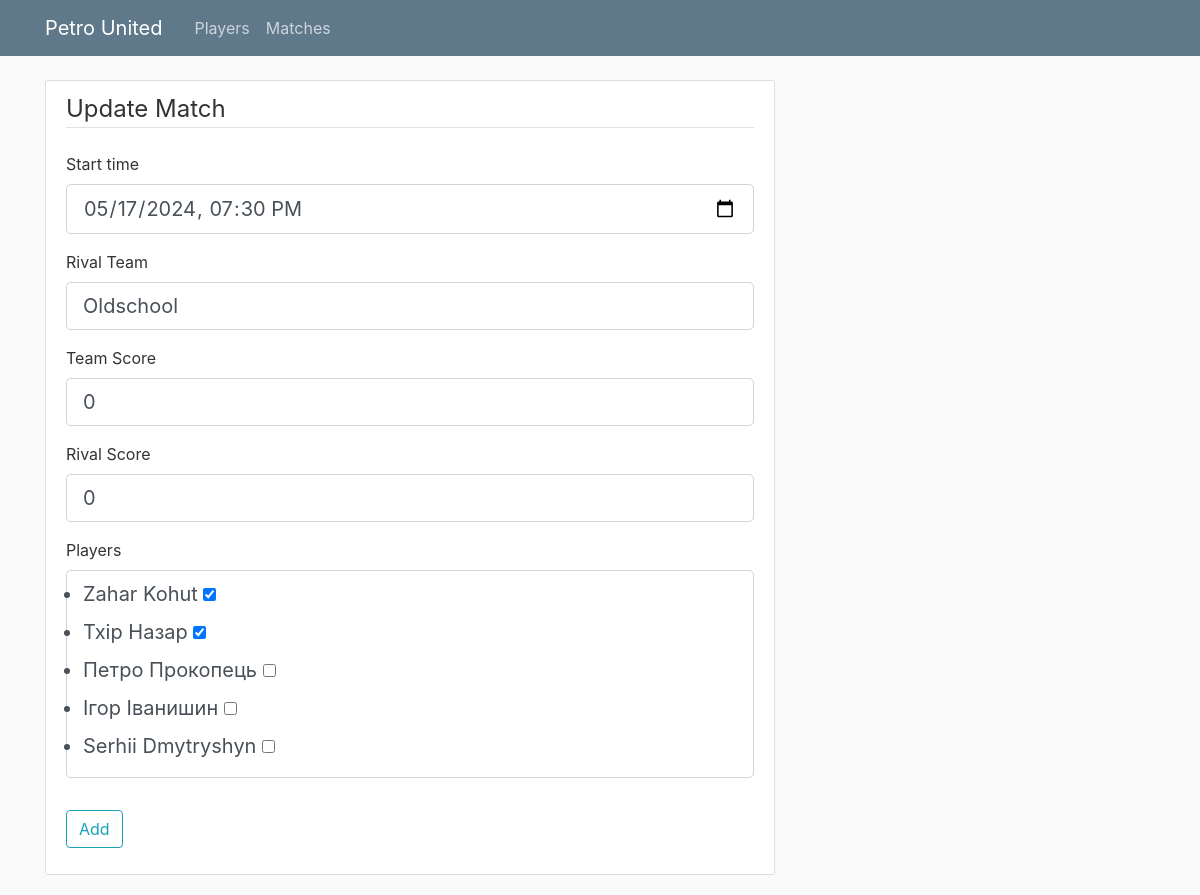
The app's page /match/update/1, older data.
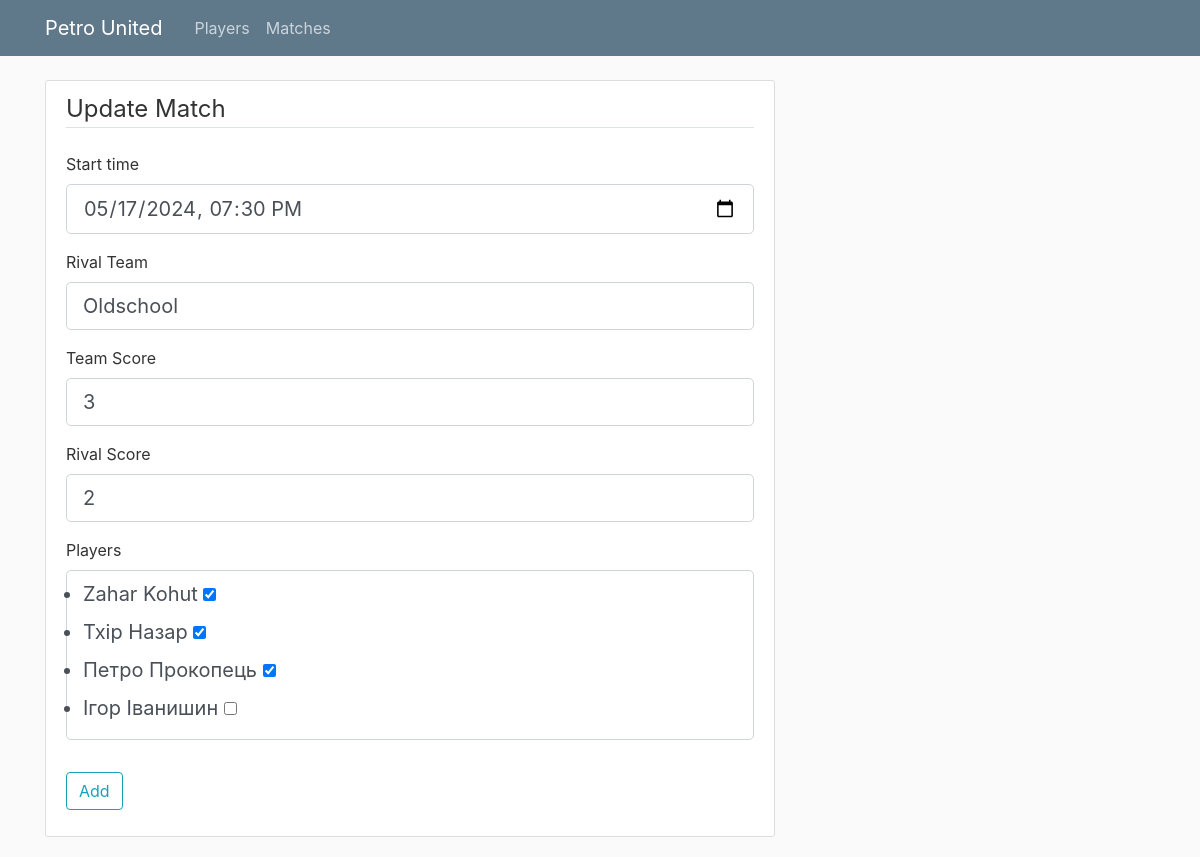
The same page, newer data.
### main/models.py (models this page shows, shortened)
class Match(Base):
    __tablename__ = "match"
    match_id = Column(Integer, unique=True, nullable=False, primary_key=True)
    start_time = Column(DateTime, nullable=False)
    rival_team = Column(String, nullable=False)
    team_score = Column(Integer, nullable=False, default=0)
    rival_score = Column(Integer, nullable=False, default=0)
    statistics = relationship("Statistic", back_populates="match")
    highlights = relationship("Highlight", back_populates="match")

### main/routes.py (the view, shortened to what this page needs)
@app.route("/match/update/<int:match_id>", methods = ["POST", "GET"])
def update_match(match_id):
    session = Session()
    match = session.query(Match).filter_by(match_id = match_id).first()
    if not match:
        abort(404)
    players_lst = []
    relations = session.query(Relation).filter_by(match_id = match_id).all()
    for relation in relations:
        players_lst.append(str(relation.player_id))
    form = MatchForm()
    players = session.query(Player).all()
    choices = [(str(player.player_id), player.first_name + " " + player.last_name) for player in players]
    form.players.choices = choices
    form.start_time.data = match.start_time
    form.rival_team.data = match.rival_team
    form.team_score.data = match.team_score
    form.rival_score.data = match.rival_score
    form.players.data = players_lst
    return render_template("add_match.html", legend = "Update Match", form = form)

### main/forms.py
class MatchForm(FlaskForm):
    start_time = DateTimeLocalField('Start time', validators=[InputRequired()],
            format='%Y-%m-%dT%H:%M')
    rival_team = StringField('Rival Team', validators=[InputRequired()])
    team_score = IntegerField('Team Score', validators=[InputRequired()])
    rival_score = IntegerField('Rival Score', validators=[InputRequired()])
    players = MultiCheckboxField("Players", choices=[])
    submit = SubmitField("Add")

### main/templates/add_match.html (shortened to what this page needs)
{% extends "layout.html" %}
{% block content %}
<div class="content-section">
    <form method="POST" enctype="multipart/form-data">
        <fieldset class="form-group">
            <legend class="border-bottom mb-4">{{ legend }}</legend>
            <div class="form-group">
                {{ form.start_time.label(class="form-control-label") }}
                {% if form.start_time.errors %}
                    {{ form.start_time(class="form-control form-control-lg is-invalid") }}
                    <div class="invalid-feedback">
                        {% for error in form.start_time.errors %}
                            <span>{{ error }}</span>
                        {% endfor %}
                    </div>
                {% else %}
                    {{ form.start_time(class="form-control form-control-lg", type="datetime-local") }}
                {% endif %}
            </div>
            <div class="form-group">
                {{ form.rival_team.label(class="form-control-label") }}
                {% if form.rival_team.errors %}
                    {{ form.rival_team(class="form-control form-control-lg is-invalid") }}
                    <div class="invalid-feedback">
                        {% for error in form.rival_team.errors %}
                            <span>{{ error }}</span>
                        {% endfor %}
                    </div>
                {% else %}
                    {{ form.rival_team(class="form-control form-control-lg") }}
                {% endif %}
            </div>
            <div class="form-group">
                {{ form.team_score.label(class="form-control-label") }}
                {% if form.team_score.errors %}
                    {{ form.team_score(class="form-control form-control-lg is-invalid") }}
                    <div class="invalid-feedback">
                        {% for error in form.team_score.errors %}
                            <span>{{ error }}</span>
                        {% endfor %}
                    </div>
                {% else %}
                    {{ form.team_score(class="form-control form-control-lg") }}
                {% endif %}
            </div>
            <div class="form-group">
                {{ form.rival_score.label(class="form-control-label") }}
                {% if form.rival_score.errors %}
                    {{ form.rival_score(class="form-control form-control-lg is-invalid") }}
                    <div class="invalid-feedback">
                        {% for error in form.rival_score.errors %}
                            <span>{{ error }}</span>
                        {% endfor %}
                    </div>
                {% else %}
                    {{ form.rival_score(class="form-control form-control-lg") }}
                {% endif %}
            </div>
            <div class="form-group">
                {{ form.players.label(class="form-control-label") }}
                {% if form.players.errors %}
                    {{ form.players(class="form-control form-control-lg is-invalid") }}
                    <div class="invalid-feedback">
                        {% for error in form.players.errors %}
                            <span>{{ error }}</span>
                        {% endfor %}
                    </div>
                {% else %}
                    {{ form.players(class="form-control form-control-lg") }}
                {% endif %}
            </div>
        </fieldset>
        <div class="form-group">
            {{ form.submit(class="btn btn-outline-info") }}
        </div>
    </form>
</div>
{% endblock content %}

Row changes from the older to the newer data that the page shows:
changed Match "Oldschool": team_score "0" → "3"; rival_score "0" → "2"
Text that changed along with them:
form field players: "☑ ☑ ☐ ☐ ☐" → "☑ ☑ ☑ ☐"
text no longer shown: "Zahar Kohut Тхір Назар Петро Прокопець Ігор Іванишин Serhii Dmytryshyn"
text now shown: "Zahar Kohut Тхір Назар Петро Прокопець Ігор Іванишин"
